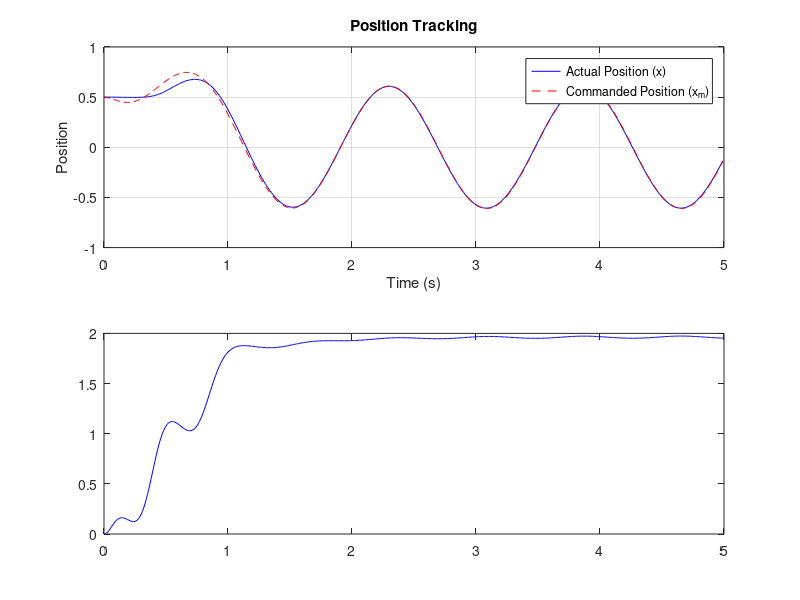

This figure's MATLAB source: (Note: this script raises an error after producing the figure.)
clear; clc;

m = 2; % mass of the motor
m_hat(1) = 0; % initial estimation of the mass

% set of parameters
gamma = 0.5; 
lambda_1 = 10; 
lambda_2 = 25; 
lambda = 6; 
dt = 0.01; % time step
time_steps = 500;

% Initial values
x(1) = 0.5;
dx(1) = 0; 
ddx(1) = 0; 

% Commanded position and velocity functions
r = @(t) sin(4 * t);
x_m = @(t) (3681 * exp(-5 * t)) / 3362 - (25 * cos(4 * t + atan(9 / 40))) / 41 + (405 * t * exp(-5 * t)) / 82;
dx_m = @(t) (100 * sin(4 * t + atan(9 / 40))) / 41 - (900 * exp(-5 * t)) / 1681 - (2025 * t * exp(-5 * t)) / 82;

% Adaptive control loop
for t = 1:time_steps
    time = (t - 1) * dt; % current time
    r_t = r(time);       % commanded position at time t
    x_m_t = x_m(time);   % desired position from function
    dx_m_t = dx_m(time); % desired velocity from function
    
    % Tracking error
    x_til(t) = x(t) - x_m_t;
    dx_til(t) = dx(t) - dx_m_t;
    s(t) = dx_til(t) + lambda * x_til(t);

    % Desired acceleration
    ddx_m = lambda_2 * r_t - lambda_1 * dx_m_t - lambda_2 * x_m_t;
    
    % Control law
    v = ddx_m - 2 * lambda * dx_til(t) - (lambda^2) * x_til(t);
    
    % Mass update law
    dm_hat(t) = -gamma * v * s(t);
    m_hat(t + 1) = m_hat(t) + dm_hat(t) * dt;
    
    % Control input and system dynamics
    u(t) = m_hat(t) * v;
    ddx(t) = u(t) / m;
    dx(t + 1) = dx(t) + ddx(t) * dt;
    x(t + 1) = x(t) + dx(t + 1) * dt;
end


time_values = 0:dt:(time_steps - 1) * dt;

% plots
figure;
subplot(2, 1, 1);
plot(time_values, x(1:end-1), 'b', 'DisplayName', 'Actual Position (x)');
hold on;
plot(time_values, arrayfun(x_m, time_values), '--r', 'DisplayName', 'Commanded Position (x_m)');
xlabel('Time (s)'); ylabel('Position');
title('Position Tracking');
legend;
grid on;

subplot(2, 1, 2);
plot(time_values, m_hat(1:end-1), 'b', 'DisplayName', 'Estimated Mass (m\_hat)');
hold on;
yline(m, 'r--', 'DisplayName', 'Actual Mass (m)');
xlabel('Time (s)'); ylabel('Mass Estimate');
title('Mass Estimation');
legend;
grid on;
